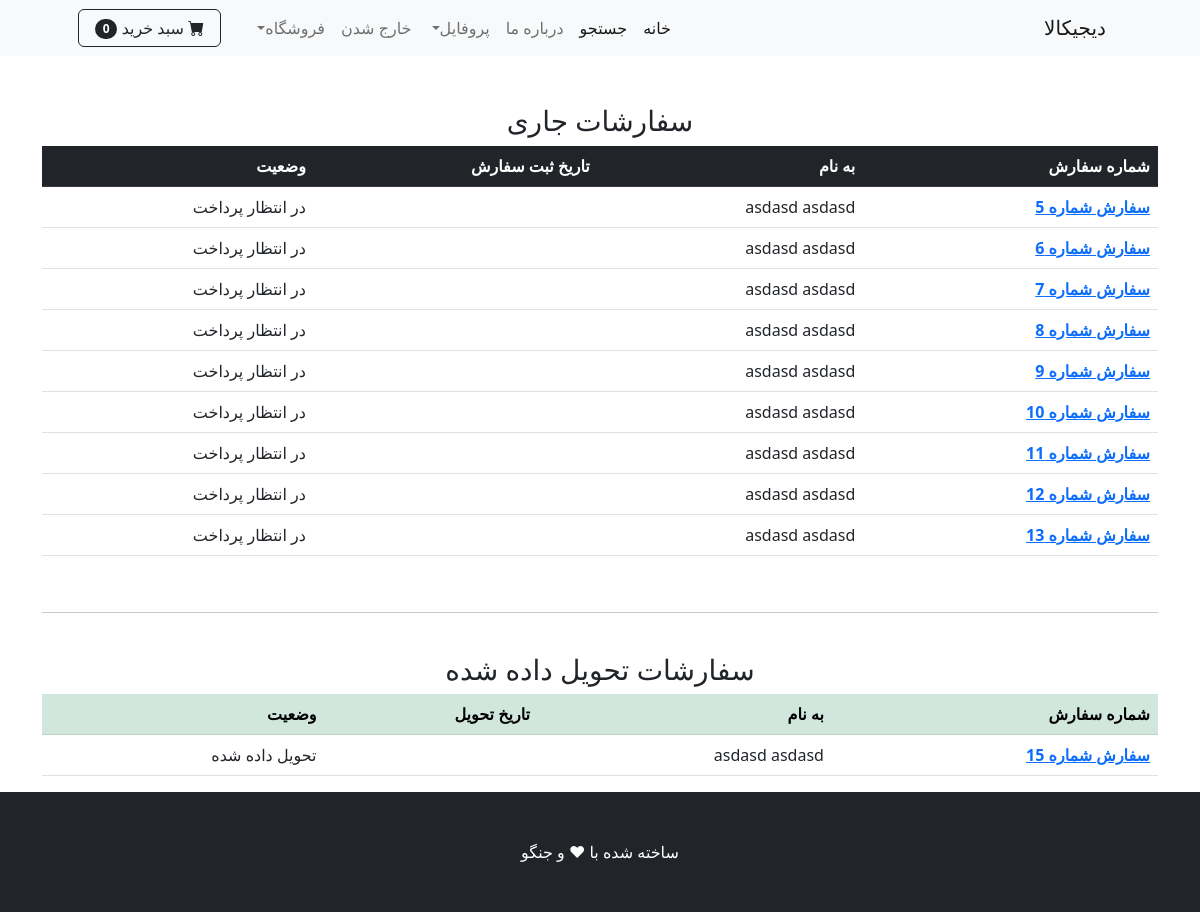
Screenshot of /orders/ (signed in) with the database file from the repository.
### payment/models.py (models this page shows, shortened)
class Order(models.Model):
    STATUS_ORDER = [
        ('pending','در انتظار پرداخت'),
        ('rocessing','در حال پردازش'),
        ('Shipped','در حال ارسال به پست'),
        ('Delivered','تحویل داده شده')
    ]
    user = models.ForeignKey(User, on_delete= models.CASCADE, null=True,blank=True)
    full_name = models.CharField(max_length=300)
    email = models.EmailField(max_length=300)
    Shipping_address = models.TextField(max_length=150000)
    amount_paid = models.DecimalField(default=0, decimal_places=0 , max_digits=12)
    date_ordered = jmodels.jDateField(auto_now_add=True)
    status = models.CharField(max_length=50,choices=STATUS_ORDER,default='pending')
    last_update = jmodels.jDateTimeField(auto_now=True)

### shop/views.py (the view)
# urls.py: path('orders/', views.user_orders , name='orders'),
def user_orders(request):
    if request.user.is_authenticated:
        delivered_orders = Order.objects.filter(user = request.user, status = 'Delivered' )
        other_orders = Order.objects.filter(user = request.user).exclude(status = 'Delivered')
        context = {
            'delivered': delivered_orders,
            'other' : other_orders
        }
        return render(request, 'orders.html', context)
    else:
        messages.success(request, 'دسترسی به این صفحه امکان پذیر نمیباشد')
        return redirect('home')

### cart/cart.py (called while the page is built)
    def __len__(self):
        return len(self.cart)

### cart/context_processors.py (called while the page is built)
def cart(request):
    return {'cart': Cart(request)}

### shop/templates/orders.html (shortened to what this page needs)
{% extends 'base.html' %}
{% block content %}
<br><br>
<div class="container">
    <div class="row">
        <center>
            <div class="col_10">
                {% if other %}
                <h3>سفارشات جاری</h3>
                <table class="table">
                    <thead class="table-dark">
                        <tr>
                        <th scope="col">شماره سفارش</th>
                        <th scope="col">به نام</th>
                        <th scope="col">تاریخ ثبت سفارش</th>
                        <th scope="col">وضعیت</th>
                        </tr>
                    </thead>
                    <tbody>
                        {% for order in other %}
                        <tr>
                        <th scope="row"><a href="{% url 'order_details' order.id %}"> سفارش شماره {{order.id}}</a></th>
                        <td>{{order.full_name}}</td>
                        <td>{{ order.date_ordered|date:"Y-m-d" }}</td>
                        <td>{{order.get_status_display}}</td>
                        </tr>
                        {% endfor %}
                    </tbody>
                    </table>
                    {% else %}
                    سفارشی در جریان نیست
                    {% endif %}
                    <br>
                    <hr>
                    <br>
                {% if delivered %}
                <h3>سفارشات تحویل داده شده</h3>
                <table class="table">
                    <thead class="table-success">
                        <tr>
                        <th scope="col">شماره سفارش</th>
                        <th scope="col">به نام</th>
                        <th scope="col">تاریخ تحویل</th>
                        <th scope="col">وضعیت</th>
                        </tr>
                    </thead>
                    <tbody>
                        {% for order in delivered %}
                        <tr>
                        <th scope="row"><a href="{% url 'order_details' order.id %}"> سفارش شماره {{order.id}}</a></th>
                        <td>{{order.full_name}}</td>
                        <td>{{ order.last_update|date:"Y-m-d H:i:s" }}</td>
                        <td>{{order.get_status_display}}</td>
                        </tr>
                        {% endfor %}
                    </tbody>
                    </table>
                    {% else %}
                    سفارشی در کار نیست
                    {% endif %}
            </div>
        </center>
    </div>
</div>
{% endblock %}

### rows the page displays
Order: id "5", full_name "asdasd asdasd", status "در انتظار پرداخت"
Order: id "6", full_name "asdasd asdasd", status "در انتظار پرداخت"
Order: id "7", full_name "asdasd asdasd", status "در انتظار پرداخت"
Order: id "8", full_name "asdasd asdasd", status "در انتظار پرداخت"
Order: id "9", full_name "asdasd asdasd", status "در انتظار پرداخت"
Order: id "10", full_name "asdasd asdasd", status "در انتظار پرداخت"
Order: id "11", full_name "asdasd asdasd", status "در انتظار پرداخت"
Order: id "12", full_name "asdasd asdasd", status "در انتظار پرداخت"
Order: id "13", full_name "asdasd asdasd", status "در انتظار پرداخت"
Order: id "15", full_name "asdasd asdasd", status "تحویل داده شده"

### other values shown
{{ cart|length }} "0"
